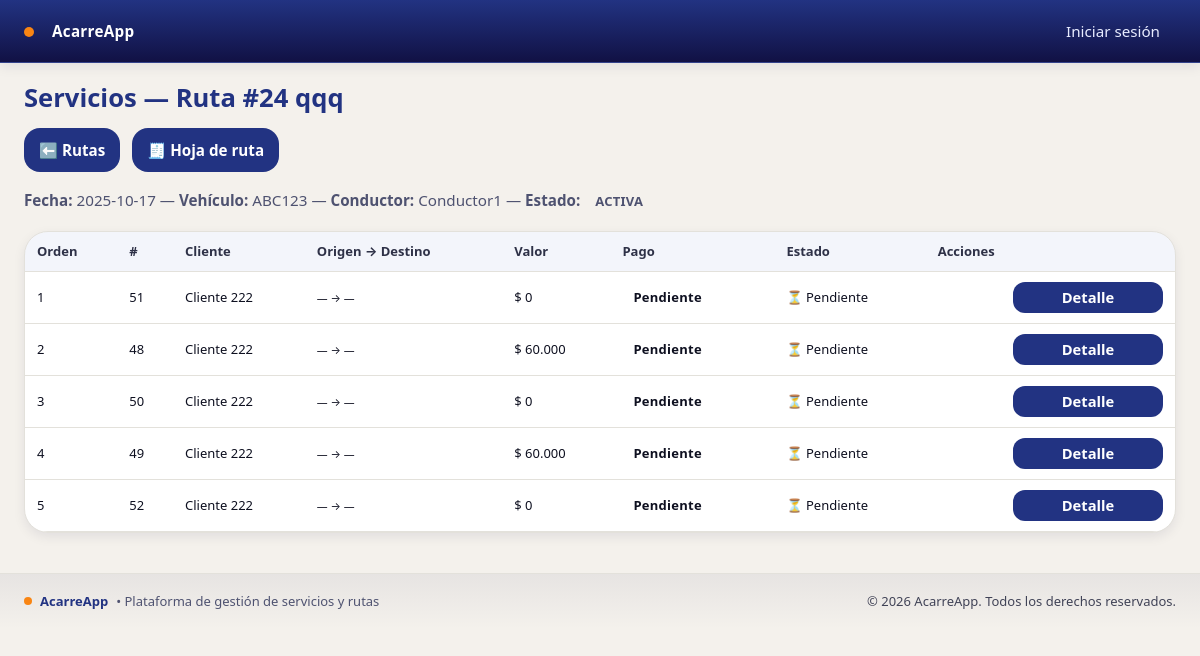
The page /servicios/por-ruta/24/ on the database as committed earlier.
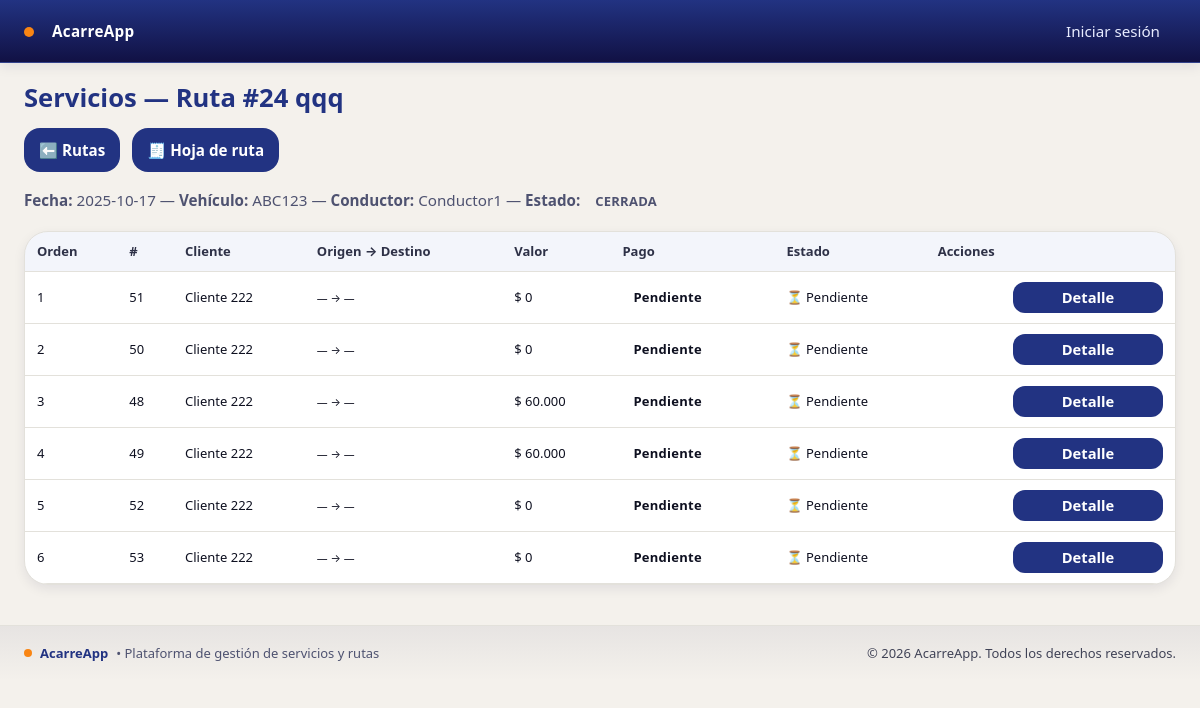
The same page on the database as committed later.
### servicios/models.py (models this page shows, shortened)
class Servicio(models.Model):
    PENDIENTE = 'PEND'
    ANTICIPO = 'ANT'
    PAGADO = 'PAG'
    ESTADOS = [(PENDIENTE,'Pendiente'), (ANTICIPO,'Recibir anticipo'), (PAGADO,'Pagado')]
    cliente = models.ForeignKey('empresa.Cliente', on_delete=models.PROTECT)
    ruta = models.ForeignKey('rutas.Ruta', on_delete=models.CASCADE, related_name='servicios')
    valor = models.PositiveIntegerField(default=0)
    estado_pago = models.CharField(max_length=4, choices=ESTADOS, default=PENDIENTE)
    anticipo = models.PositiveIntegerField(default=0)
    origen = models.CharField(max_length=200, blank=True)
    destino = models.CharField(max_length=200, blank=True)
    notas = models.TextField(blank=True)
    recogido = models.BooleanField(default=False)
    entregado = models.BooleanField(default=False)
    recogido_en = models.DateTimeField(null=True, blank=True)
    lat_recogida = models.FloatField(null=True, blank=True)
    lon_recogida = models.FloatField(null=True, blank=True)
    entregado_en = models.DateTimeField(null=True, blank=True)
    lat_entrega = models.FloatField(null=True, blank=True)
    lon_entrega = models.FloatField(null=True, blank=True)
    orden = models.PositiveIntegerField(default=0, db_index=True)
    cantidad = models.PositiveIntegerField(
        default=1,
        validators=[MinValueValidator(1)],
        help_text="Número de unidades asociadas al servicio (mínimo 1)."
    )
    class Meta:
        ordering = ['ruta', 'orden', 'id']

### empresa/models.py (models this page shows)
class Cliente(models.Model):
    empresa = models.ForeignKey(Empresa, on_delete=models.PROTECT)
    nombre = models.CharField(max_length=120)
    contacto = models.CharField(max_length=120, blank=True)
    telefono = models.CharField(max_length=50, blank=True)
    direccion = models.CharField(max_length=200, blank=True)
    activo = models.BooleanField(default=True)
    class Meta:
        unique_together = [('empresa','nombre')]
        ordering = ['nombre']
    def __str__(self):
        return self.nombre

### servicios/views.py (the view)
# urls.py: path('ruta/<int:ruta_id>/', views.ServiciosPorRutaView.as_view(), name='por_ruta'),  # ⬅️ nuevo
class ServiciosPorRutaView(ListView):
    model = Servicio
    template_name = 'servicios/list_por_ruta.html'
    context_object_name = 'servicios'
    paginate_by = 50
    def dispatch(self, request, *args, **kwargs):
        ruta_id = kwargs.get('ruta_id')
        try:
            emp = get_current_empresa()
            self.ruta = get_object_or_404(Ruta.objects.select_related('conductor','vehiculo'),
                                          pk=ruta_id, empresa=emp)
        except Exception:
            self.ruta = get_object_or_404(Ruta.objects.select_related('conductor','vehiculo'),
                                          pk=ruta_id)
        role = getattr(getattr(request.user, 'userprofile', None), 'rol', '')
        if role == 'CONDUCTOR' and not (request.user.is_staff or request.user.is_superuser):
            if self.ruta.conductor_id != request.user.id:
                messages.error(request, 'No autorizado para ver esta ruta.')
                from django.shortcuts import redirect
                return redirect('rutas:list')
        return super().dispatch(request, *args, **kwargs)
    def get_queryset(self):
        return (Servicio.objects
                .select_related('cliente','ruta')
                .filter(ruta=self.ruta)
                .order_by('orden', 'id'))
    def get_context_data(self, **kwargs):
        ctx = super().get_context_data(**kwargs)
        user = self.request.user
        role = getattr(getattr(user, 'userprofile', None), 'rol', '')
        ctx.update({
            'ruta': self.ruta,
            'es_conductor': role == 'CONDUCTOR',
            'es_gerente': user.is_superuser or user.is_staff or role == 'GERENTE',
        })
        return ctx

### acarreapp/context_processors.py (called while the page is built)
def vapid_public_key(request):
    return {"VAPID_PUBLIC_KEY": settings.VAPID_PUBLIC_KEY}

### acarreapp/tenancy.py (called while the page is built)
def set_current_empresa(empresa):
    _state.empresa = empresa

def get_current_empresa():
    return getattr(_state, 'empresa', None)

def empresa_context(request):
    return {'empresa_actual': get_current_empresa()}

### empresa/models.py (called while the page is built)
    def __str__(self):
        return self.placa

### rutas/templatetags/formatting.py (called while the page is built)
def _to_number(value):
    try:
        return float(value)
    except Exception:
        return 0.0

@register.filter
def miles(value):
    n = int(round(_to_number(value)))
    return f"{n:,}".replace(",", ".")

@register.filter
def money(value):
    return f"$ {miles(value)}"

### templates/servicios/list_por_ruta.html (shortened to what this page needs)
{% extends "base.html" %}
{% load l10n formatting %}
{% block content %}
<div id="svc-list">
  <div class="d-flex justify-content-between align-items-center mb-2">
    <h1 class="m-0">Servicios — Ruta #{{ ruta.id }} {{ ruta.nombre|default:"" }}</h1>
  </div>
  <div class="top-actions">
    <a class="btn btn-outline-secondary" href="{% url 'rutas:list' %}">⬅️ Rutas</a>
    {% if ruta and ruta.pk %}
      <a class="btn btn-outline-dark" href="{% url 'rutas:hoja' ruta.pk %}">🧾 Hoja de ruta</a>
    {% endif %}
  </div>
  <p class="text-muted">
    <strong>Fecha:</strong> {{ ruta.fecha_salida|date:"Y-m-d" }} —
    <strong>Vehículo:</strong> {{ ruta.vehiculo|default:"—" }} —
    <strong>Conductor:</strong> {{ ruta.conductor.username|default:"—" }} —
    <strong>Estado:</strong>
    {% if ruta.estado == 'ACTIVA' %}<span class="badge text-bg-success">ACTIVA</span>
    {% else %}<span class="badge text-bg-secondary">CERRADA</span>{% endif %}
  </p>
  <div class="card only-desktop">
    <div class="table-responsive">
      <table class="table table-striped table-hover align-middle mb-0">
        <thead class="table-light">
          <tr>
            <th>Orden</th>
            <th>#</th>
            <th>Cliente</th>
            <th>Origen → Destino</th>
            <th class="text-end">Valor</th>
            <th>Pago</th>
            <th>Estado</th>
            <th class="text-center">Acciones</th>
          </tr>
        </thead>
        <tbody id="tabla-servicios">
          {% for s in servicios %}
          <tr data-id="{{ s.id }}">
            <td>{{ s.orden }}</td>
            <td>{{ s.id }}</td>
            <td>{{ s.cliente }}</td>
            <td><small>{{ s.origen|default:"—" }} → {{ s.destino|default:"—" }}</small></td>
            <td class="text-end">{{ s.valor|money }}</td>
            <td>
              {% if s.estado_pago == 'PAG' %}
                <span class="badge text-bg-success">Pagado</span>
              {% elif s.estado_pago == 'ANT' %}
                <span class="badge text-bg-warning">Anticipo {{ s.anticipo|money }}</span>
              {% else %}
                <span class="badge text-bg-secondary">Pendiente</span>
              {% endif %}
            </td>
            <td>
              {% if s.entregado %}✅ Entregado
              {% elif s.recogido %}📦 En ruta
              {% else %}⏳ Pendiente{% endif %}
            </td>
            <td class="actions">
              <div class="row-actions">
                <a class="btn btn-outline-primary btn-compact" href="{% url 'servicios:detail' s.id %}">Detalle</a>
              </div>
            </td>
          </tr>
          {% empty %}
            <tr>
              <td colspan="{% if es_gerente and ruta.estado == 'ACTIVA' %}9{% else %}8{% endif %}" class="text-center text-muted py-4">
                Sin servicios en esta ruta.
              </td>
            </tr>
          {% endfor %}
        </tbody>
      </table>
    </div>
  </div>
</div>
{% endblock %}

Rows that differ between the two databases and show on the page:
changed Ruta "qqq": estado "ACTIVA" → "CERRADA" (drawn)
changed Servicio id 50: orden "3" → "2"; moves up the list
changed Servicio id 48: orden "2" → "3"
added Servicio: orden "6", id "53", cliente "Cliente 222", origen "—", destino "—", valor "$ 0", estado_pago "Pendiente", entregado "⏳ Pendiente"
Other text that changed with them:
text no longer shown: "ACTIVA"
text now shown: "CERRADA"
